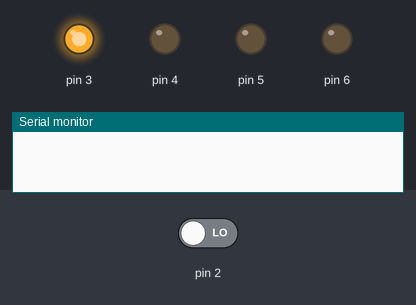
This program was run on a simulated Arduino Uno, built with avr-gcc and run on an emulated ATmega328P. Shown: output pins drawn as LEDs (lit = HIGH), the last lines printed to the serial monitor. The inputs (shaded band) are chosen by the test bench; at power-on: pin 2 LOW.

Above: at 0.5 s.
At 1.5 s:
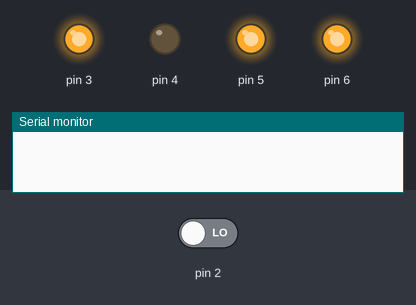
At 5.6 s:
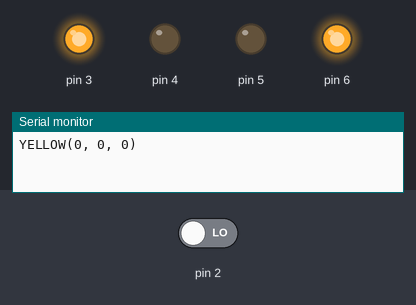
Timing chart, 0 to 7.1 s (numbered marks = the images above):
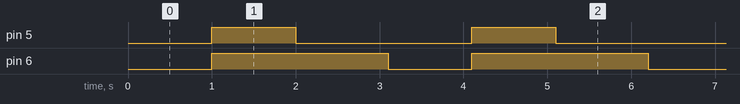

Measured:
- by itself, pin 5: alternates HIGH for 1.0 s and LOW for 2.1 s
- by itself, pin 6: alternates HIGH for 2.1 s and LOW for 1.0 s
- by itself, everything shown: repeats every 3.1 s, in 3 steps

The program:

main.cpp
```cpp
// Example code for how to use the class

#include <Arduino.h>
#include <DFRobotColorSensor.h>

#define S0 3
#define S1 4
#define S2 5
#define S3 6
#define SENSOR_OUT 2

char colorString[20];

ColorSensor::Sensor colorSensor(S0, S1, S2, S3, SENSOR_OUT);

void setup() {
  colorSensor.setScalingMode(ColorSensor::ScalingMode::TWENTY);
  Serial.begin(9600);
}

void loop() {
  // Grab colours using ColorSensor::Sensor::tick()
  colorSensor.tick();
  ColorSensor::Color color = colorSensor.getRGB();

  sprintf(colorString, "(%d, %d, %d)", color.r, color.g, color.b);

  if (color.r <= 30 && color.g <= 40) {
    Serial.print("YELLOW");
  } else if (color.r <= 25 && color.g >= 40)  {
    Serial.print("RED");
  } else if (color.b <= 40) {
    Serial.print("BLUE");
  } else {
    Serial.print("No colour found :(");
  }
  Serial.println(colorString);

  delay(100);
}
```
